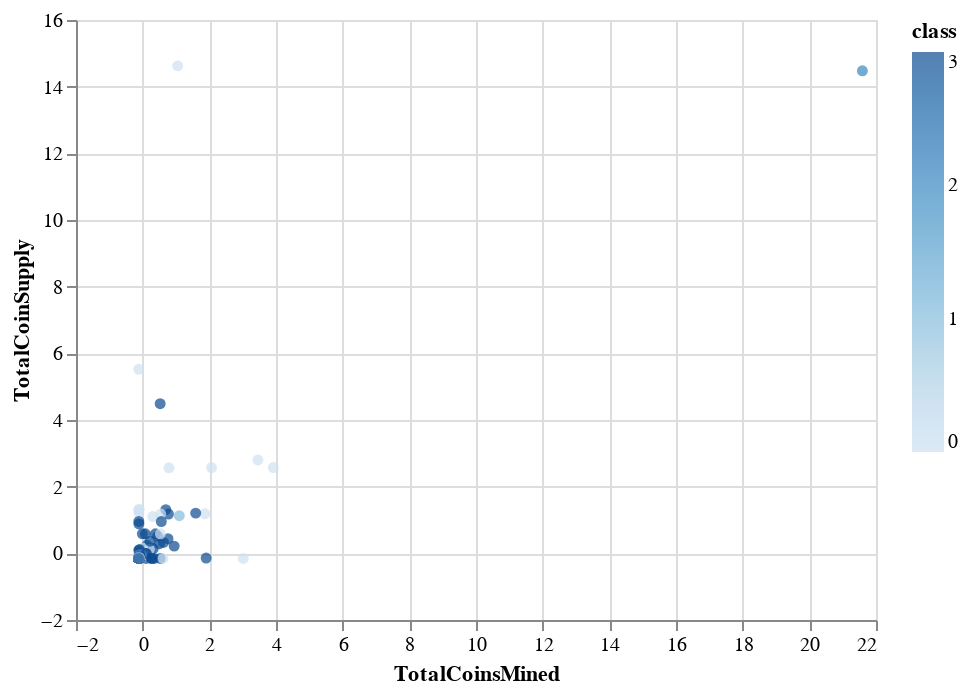

Here is the notebook cell this chart was saved with:
### Code cell
alt.Chart(scaled_clustered_df).mark_circle(size=30).encode(
    x='TotalCoinsMined',
    y='TotalCoinSupply',
    color='class',
    tooltip=["CoinName", "Algorithm", "TotalCoinsMined", "TotalCoinSupply"]
).interactive()

### Figure 1 — Vega-Lite specification as saved in the notebook (floating-point values rounded to 4 significant figures; data arrays with more than 128 entries replaced by an {"elided": "..."} marker saying what was removed)
{"config": {"view": {"continuousWidth": 400, "continuousHeight": 300}}, "data": {"name": "data-d4c120e0878edb88ba4959fb9e06af8d"}, "mark": {"type": "circle", "size": 30}, "encoding": {"color": {"field": "class", "type": "quantitative"}, "tooltip": [{"field": "CoinName", "type": "nominal"}, {"field": "Algorithm", "type": "nominal"}, {"field": "TotalCoinsMined", "type": "quantitative"}, {"field": "TotalCoinSupply", "type": "quantitative"}], "x": {"field": "TotalCoinsMined", "type": "quantitative"}, "y": {"field": "TotalCoinSupply", "type": "quantitative"}}, "selection": {"selector020": {"type": "interval", "bind": "scales", "encodings": ["x", "y"]}}, "$schema": "https://vega.github.io/schema/vega-lite/v4.17.0.json", "datasets": {"data-d4c120e0878edb88ba4959fb9e06af8d": {"elided": "532 records"}}}
